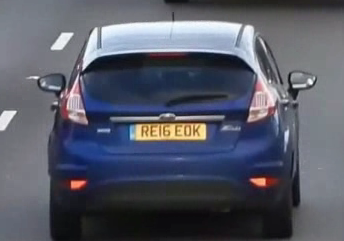
#> input picture data/image/bs.png, 344 x 241 px
$ jupyter execute --allow-errors ocrplate.ipynb
#> lines starting #> are read from the running program, lines starting #| are printed output that depends on the picture; after the words box and inside, x2 and y2 are one past the last pixel; in counts of white or black regions, pixels touching at a corner belong together
## C1

[cell 1]
dict_char_to_int = {'O': '0',
                    'I': '1',
                    'J': '3',
                    'A': '4',
                    'G': '6',
                    'S': '5',
                    'B': '8'}

dict_int_to_char = {'0': 'O',
                    '1': 'I',
                    '3': 'J',
                    '4': 'A',
                    '6': 'G',
                    '5': 'S',
                    '8': 'B'}

[cell 2]
import cv2
from matplotlib import pyplot as plt
import numpy as np
import imutils
import easyocr

[cell 3]
img = cv2.imread('../../data/image/bs.png')
#> img is the input picture: shape (241, 344, 3); mean B, G, R 101.9, 88.9, 85.6
gray = cv2.cvtColor(img, cv2.COLOR_BGR2GRAY)
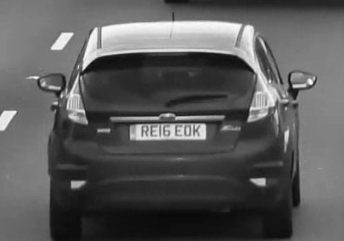
#> gray: shape (241, 344); min 9, max 252, mean 89.4
plt.imshow(cv2.cvtColor(gray, cv2.COLOR_BGR2RGB))

[cell 4]
# Giảm nhiễu bằng bộ lọc bilateral
bfilter = cv2.bilateralFilter(gray, 11, 17, 17)  # Tham số: (ảnh đầu vào, đường kính kernel, độ chính xác không gian, độ chính xác màu sắc)
# Phát hiện biên bằng phép nhận diện biên Canny
edged = cv2.Canny(bfilter, 30, 200)  # Tham số: (ảnh đầu vào, ngưỡng dưới, ngưỡng trên)
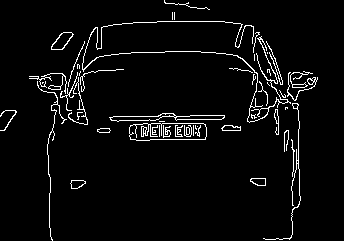
#> edged: shape (241, 344); 4.3% white in thin lines or dots
# Hiển thị ảnh kết quả
plt.imshow(cv2.cvtColor(edged, cv2.COLOR_BGR2RGB))
plt.title("Ảnh với giảm nhiễu và biên độ")
plt.axis('off')  # Tắt trục x và y để thuận tiện khi hiển thị
plt.show()

[cell 5]
# Tìm đường viền trong ảnh edged
keypoints = cv2.findContours(edged.copy(), cv2.RETR_TREE, cv2.CHAIN_APPROX_SIMPLE)
#> keypoints = 75 contours, 48 with area under 20; largest, box (x1, y1, x2, y2) and area: (129, 123, 207, 141) 1212, (129, 123, 207, 141) 1170, (109, 113, 225, 122) 420, (110, 113, 175, 122) 228, (51, 32, 74, 50) 216

# Trích xuất danh sách các đường viền từ kết quả
contours = imutils.grab_contours(keypoints)
#> contours has the same summary as keypoints

# Sắp xếp danh sách các đường viền dựa trên diện tích (lớn đến nhỏ)
contours = sorted(contours, key=cv2.contourArea, reverse=True)[:10]
#> contours = 10 contours; largest, box (x1, y1, x2, y2) and area: (129, 123, 207, 141) 1212, (129, 123, 207, 141) 1170, (109, 113, 225, 122) 420, (110, 113, 175, 122) 228, (51, 32, 74, 50) 216

[cell 6]
location = None  # Biến lưu trữ đỉnh của đường viền có 4 góc

# Duyệt qua danh sách các đường viền
for contour in contours:
    # Ước lượng đa giác xấp xỉ đường viền với độ chính xác là 10
    approx = cv2.approxPolyDP(contour, 10, True)

    # Kiểm tra xem đa giác xấp xỉ có 4 đỉnh hay không
    if len(approx) == 4:
        location = approx
        break  # Nếu tìm thấy, thoát khỏi vòng lặp
#> this loop made 1 pass
#> location on pass 1: [[129, 127], [136, 140], [206, 136], [203, 123]]

# Kết quả: Biến 'location' chứa đỉnh của đường viền có 4 góc (nếu có)

[cell 7]
location
#> Out = [[129, 127], [136, 140], [206, 136], [203, 123]]

[cell 8]
# Tạo một mask (mặt nạ) có kích thước giống với ảnh xám
mask = np.zeros(gray.shape, np.uint8)

# Vẽ đường viền đã tìm được lên mask với giá trị màu 255 (trắng)
new_image = cv2.drawContours(mask, [location], 0, 255, -1)
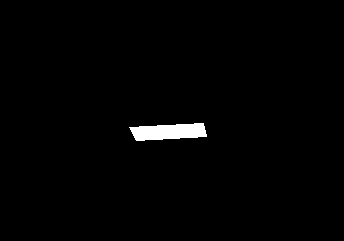
#> new_image: shape (241, 344); 1.3% white; 1 white region, box (x1, y1, x2, y2) and area: (129, 123, 207, 141) 1042

# Áp dụng bitwise AND giữa ảnh gốc và mask để lấy phần của ảnh chỉ chứa đối tượng quan trọng
new_image = cv2.bitwise_and(img, img, mask=mask)
#> new_image: shape (241, 344, 3)
plt.imshow(cv2.cvtColor(new_image, cv2.COLOR_BGR2RGB))
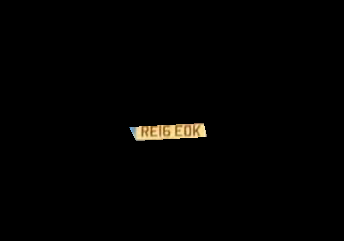
#> shown: shape (241, 344, 3); mean R, G, B 2.6, 2.2, 1.5

[cell 9]
# Tìm vị trí (x, y) trong mask với giá trị là 255 (trắng)
(x, y) = np.where(mask == 255)
#> x = 1042 values from 123 to 140; y = 1042 values, max 206 at index 748, min 129 at index 151, mean 168.4

# Tìm giá trị tối thiểu và tối đa của x và y
(x1, y1) = (np.min(x), np.min(y))
#> x1 = 123; y1 = 129
(x2, y2) = (np.max(x), np.max(y))
#> x2 = 140; y2 = 206

# Cắt ảnh gốc để chỉ giữ lại phần đã xác định bởi mask
cropped_image = gray[x1:x2 + 1, y1:y2 + 1]
plt.imshow(cv2.cvtColor(cropped_image, cv2.COLOR_BGR2RGB))
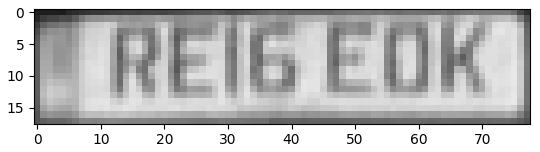
#> figure drawn by matplotlib, 1 panel

#> (a cell that did not finish here is left out)

#> (a cell that did not finish here is left out)

[cell 12]
# Đường dẫn để lưu ảnh (thay đổi đường dẫn và tên file theo ý muốn)
save_path = "D:/study/CV/CK/speechcam_detection/output/plate/bs.png"

# Lưu ảnh
#> (the rest of this cell did not finish here and is left out)

---

## C2 : dùng yolo phát hiện biển số

[cell 13]
from ultralytics import YOLO
import cv2
import matplotlib.pyplot as plt

#> (the rest of this cell did not finish here and is left out)

[cell 14]
img = cv2.imread('../../data/image/bs.png')
gray = cv2.cvtColor(img, cv2.COLOR_BGR2GRAY)
plt.imshow(cv2.cvtColor(gray, cv2.COLOR_BGR2RGB))

# Xác định tọa độ biển số xe

#> (a cell that did not finish here is left out)

[cell 16]
result = img[int(y1):int(y2), int(x1): int(x2), :] # chuyển về ảnh nhị phân
plt.imshow(cv2.cvtColor(result, cv2.COLOR_BGR2RGB))
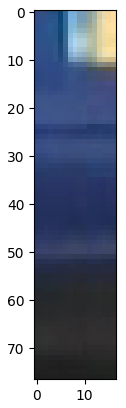
#> figure drawn by matplotlib, 1 panel
